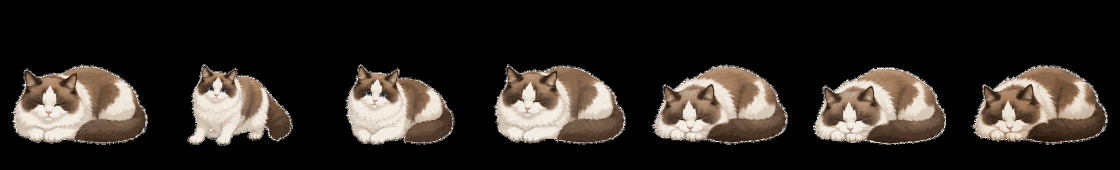
#> input picture templates/macos-desktop-pet/Sources/LovelyPetApp/Resources/pets/default/frames/sleep/sleep-sheet.png, 2240 x 340 px (shown at 1/2 size)
$ python -i import_sleep_sheet_uploaded_from_drive.py   (imports and definitions only)
#> lines starting #> are read from the running program, lines starting #| are printed output that depends on the picture; after the words box and inside, x2 and y2 are one past the last pixel; in counts of white or black regions, pixels touching at a corner belong together
#!/usr/bin/env python3
from __future__ import annotations

import hashlib
import json
from pathlib import Path
from urllib.request import Request, urlopen

import cv2
import numpy as np
from PIL import Image, ImageFilter

DRIVE_FILE_ID = "1nva9fuCR4qvX4VUVFA5uSjeFRic3G9RO"
TARGET_PATH = Path("templates/macos-desktop-pet/Sources/LovelyPetApp/Resources/pets/default/frames/sleep/sleep-sheet.png")
MANIFEST_PATH = Path("templates/macos-desktop-pet/Sources/LovelyPetApp/Resources/pets/default/pet.json")
TEMP_WORKFLOW = Path(".github/workflows/import-sleep-sheet-uploaded-from-drive.yml")
TEMP_SCRIPT = Path("pipeline/scripts/import_sleep_sheet_uploaded_from_drive.py")
FRAME_WIDTH = 320
FRAME_HEIGHT = 340
FRAME_COUNT = 7
BOTTOM_MARGIN = 18
PNG_MAGIC = b"\x89PNG\r\n\x1a\n"


# [14 lines left out: function download_drive_png, not called in this run]


def foreground_components(rgb: np.ndarray) -> list[tuple[int, int, int, int, int]]:
    hsv = cv2.cvtColor(rgb, cv2.COLOR_RGB2HSV)
#> hsv: shape (340, 2240, 3); mean H, S, V 3.9, 19.7, 45.4
    saturation = hsv[:, :, 1]
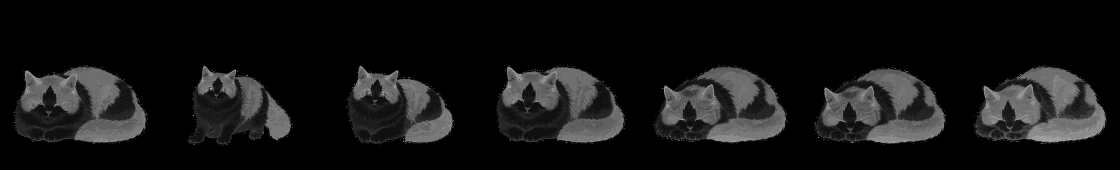
#> saturation: shape (340, 2240) (shown at 1/2 size); min 0, max 255, mean 19.7
    value = hsv[:, :, 2]
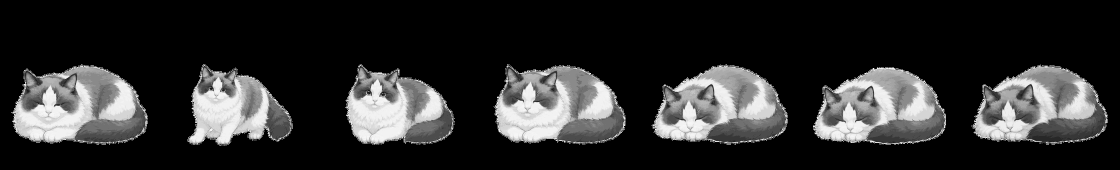
#> value: shape (340, 2240) (shown at 1/2 size); min 0, max 255, mean 45.4
    seed = ((saturation > 18) | (value < 235)).astype(np.uint8)
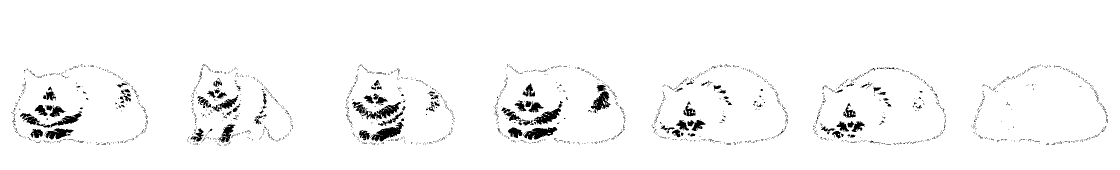
#> seed: shape (340, 2240) (shown at 1/2 size); values 0 (black) and 1 (white), 97% white; 2081 black regions (1984 under 20 px), largest, box (x1, y1, x2, y2) and area: (704, 203, 802, 239) 1236, (741, 244, 808, 283) 1049, (1182, 170, 1221, 226) 947
    seed = cv2.morphologyEx(seed, cv2.MORPH_OPEN, np.ones((3, 3), np.uint8))
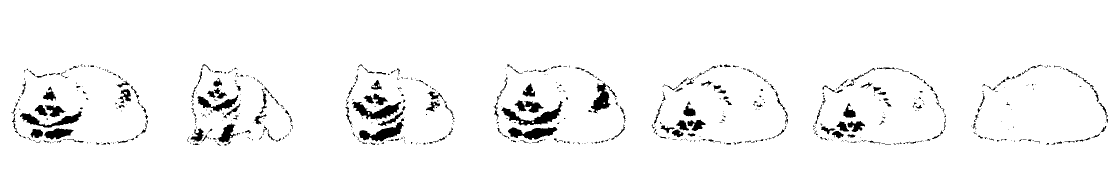
#> seed: shape (340, 2240) (shown at 1/2 size); values 0 (black) and 1 (white), 96.1% white; 657 black regions (470 under 20 px), largest, box (x1, y1, x2, y2) and area: (1003, 202, 1126, 251) 1695, (704, 203, 803, 240) 1534, (718, 236, 808, 283) 1497
    seed = cv2.dilate(seed, np.ones((15, 15), np.uint8), iterations=1)
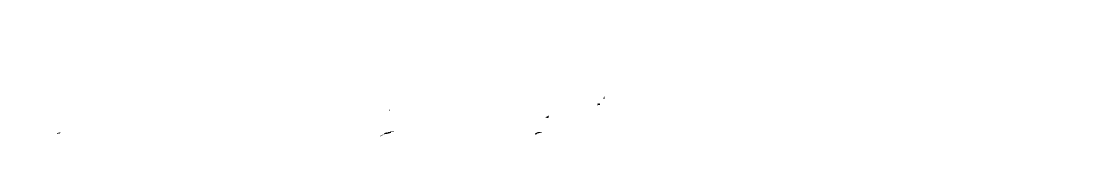
#> seed: shape (340, 2240) (shown at 1/2 size); values 0 (black) and 1 (white), 100% white; black in thin lines or dots, all inside (x1, y1, x2, y2) = (114, 193, 1209, 273)
    count, labels, stats, _ = cv2.connectedComponentsWithStats(seed, 8)
#> count = 2; stats = [[114, 193, 1095, 80, 136], [0, 0, 2240, 340, 761464]]
    components: list[tuple[int, int, int, int, int]] = []
    for index in range(1, count):
        x, y, width, height, area = stats[index]
        if area > 1000:
            components.append((int(x), int(y), int(width), int(height), int(area)))
#> this loop made 1 pass
#> after the loop, components = [(0, 0, 2240, 340, 761464)]
    components.sort(key=lambda item: item[0])
    if len(components) != FRAME_COUNT:
#> (the run stopped early here; a loop or call above may not have finished)
